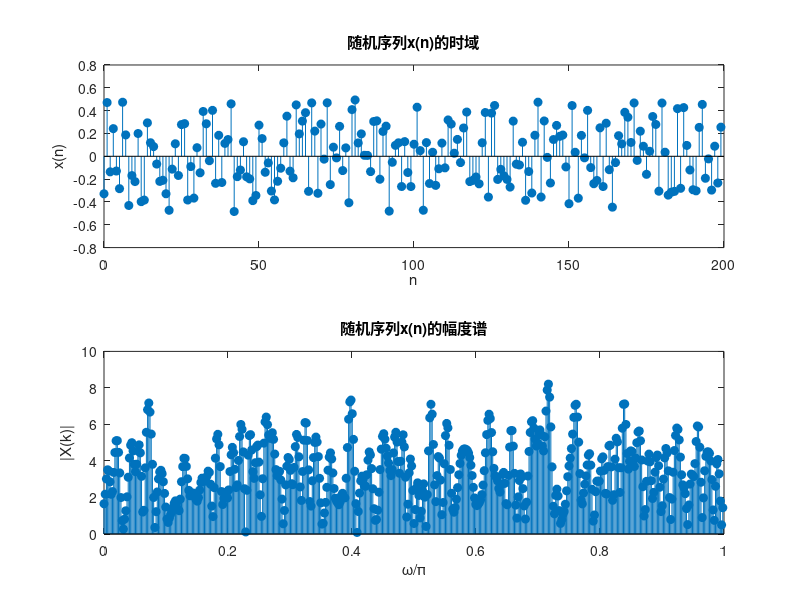

Source code (MATLAB):
clear;
clc;

N=200;
n=0:N-1;
x=rand(1,N)-0.5;%产生随机信号序列
[X,w]=freqz(x);%得到频率响应X

figure;
subplot(2,1,1);
stem(n,x,'filled');
xlabel('n');ylabel('x(n)');title('随机序列x(n)的时域');

subplot(2,1,2);
stem(w/pi,abs(X),'filled');
xlabel('\omega/\pi');ylabel('|X(k)|');title('随机序列x(n)的幅度谱');